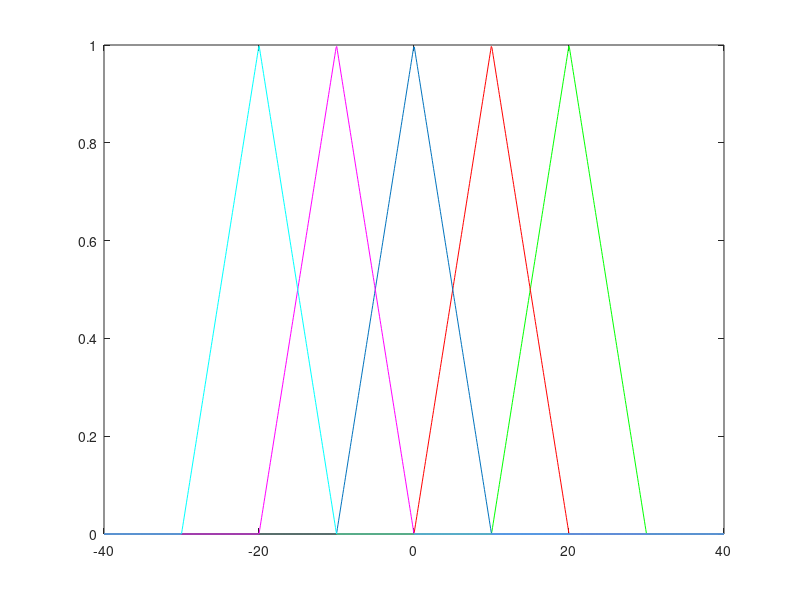

Source code (MATLAB):
%Plot speed membership function

function PlotSpeedMembershipFunction

%constants

LN_min=-30;
LN_top=-20;
LN_max=-10;

N_min=-20;
N_top=-10;
N_max=0;

Z_min=-10;
Z_top=0;
Z_max=10;

P_min=0;
P_top=10;
P_max=20;

LP_min=10;
LP_top=20;
LP_max=30;

%PLOT

precision=1000;
x=linspace(-40,40,precision);

for i=1:precision;
    
    if x(i)<=LN_min
        LN(i)=0;
    elseif x(i)>LN_min && x(i)<=LN_top
        LN(i)=((x(i)-LN_min)*(1/(LN_top-LN_min)));
    elseif x(i)>LN_top && x(i)<LN_max
        LN(i)=1-((x(i)-LN_top)*(1/(LN_max-LN_top)));
    elseif x(i)>=LN_max
        LN(i)=0;
    end

    if x(i)<=N_min
        N(i)=0;
    elseif x(i)>N_min && x(i)<=N_top
        N(i)=((x(i)-N_min)*(1/(N_top-N_min)));
    elseif x(i)>N_top && x(i)<N_max
        N(i)=1-((x(i)-N_top)*(1/(N_max-N_top)));
    elseif x(i)>=N_max
        N(i)=0;
    end

    if x(i)<=Z_min
        Z(i)=0;
    elseif x(i)>Z_min && x(i)<=Z_top
        Z(i)=((x(i)-Z_min)*(1/(Z_top-Z_min)));
    elseif x(i)>Z_top && x(i)<Z_max
        Z(i)=1-((x(i)-Z_top)*(1/(Z_max-Z_top)));
    elseif x(i)>=Z_max
        Z(i)=0;
    end

    
    if x(i)<=P_min
        P(i)=0;
    elseif x(i)>P_min && x(i)<=P_top
        P(i)=((x(i)-P_min)*(1/(P_top-P_min)));
    elseif x(i)>P_top && x(i)<P_max
        P(i)=1-((x(i)-P_top)*(1/(P_max-P_top)));
    elseif x(i)>=P_max
        P(i)=0;
    end

    if x(i)<=LP_min
       LP(i)=0;
    elseif x(i)>LP_min && x(i)<=LP_top
       LP(i)=((x(i)-LP_min)*(1/(LP_top-LP_min)));
    elseif x(i)>LP_top && x(i)<LP_max
       LP(i)=1-((x(i)-LP_top)*(1/(LP_max-LP_top)));
    elseif x(i)>=LP_max
       LP(i)=0;
    end
    
end

plot(x,LP,'g');
hold on;
plot(x,P,'r');
plot(x,Z);
plot(x,N,'m');
plot(x,LN,'c');


    